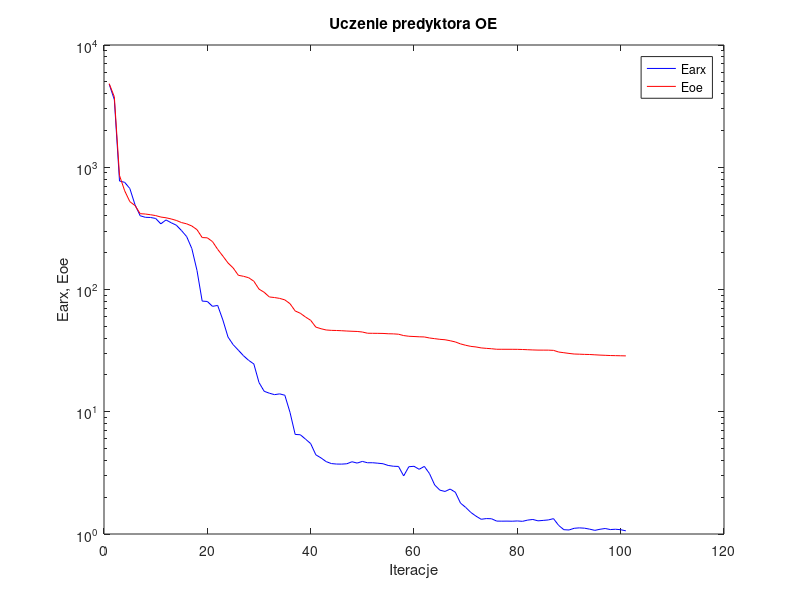
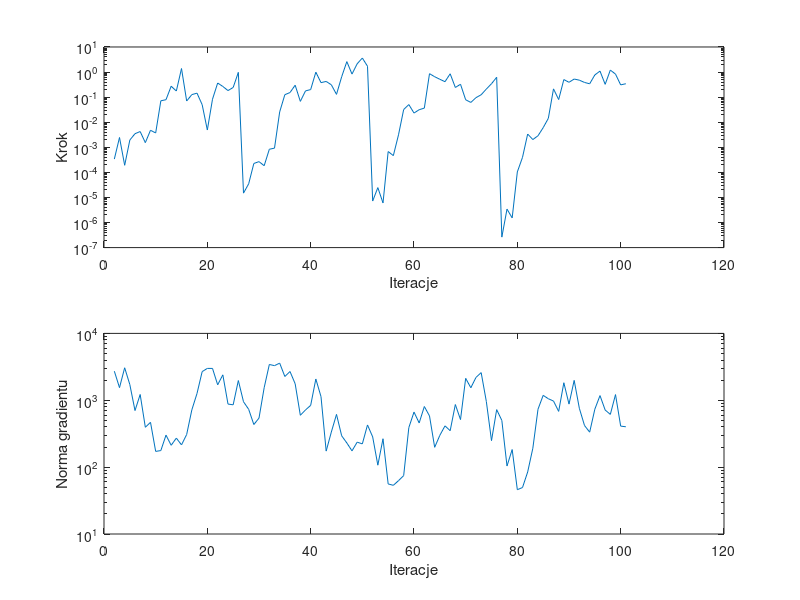

Reproduce these figures in MATLAB, in order.
%uczenie predyktora oe
clear all;
n=0; farx(n+1)=4.786317e+003; foe(n+1)=4.832948e+003; wspucz(n+1)=0.000000e+000; ng(n+1)=0.000000e+000;
%odnowa zmiennej metryki
n=1; farx(n+1)=3.573689e+003; foe(n+1)=3.767576e+003; krok(n+1)=3.395966e-004; ng(n+1)=2.719428e+003;
n=2; farx(n+1)=7.715071e+002; foe(n+1)=8.568911e+002; krok(n+1)=2.456077e-003; ng(n+1)=1.545245e+003;
n=3; farx(n+1)=7.526988e+002; foe(n+1)=6.420186e+002; krok(n+1)=1.915864e-004; ng(n+1)=3.061519e+003;
n=4; farx(n+1)=6.700479e+002; foe(n+1)=5.231399e+002; krok(n+1)=1.945210e-003; ng(n+1)=1.714512e+003;
n=5; farx(n+1)=4.938021e+002; foe(n+1)=4.862752e+002; krok(n+1)=3.485222e-003; ng(n+1)=7.014976e+002;
n=6; farx(n+1)=4.010599e+002; foe(n+1)=4.173075e+002; krok(n+1)=4.241720e-003; ng(n+1)=1.220046e+003;
n=7; farx(n+1)=3.895660e+002; foe(n+1)=4.143323e+002; krok(n+1)=1.532691e-003; ng(n+1)=3.944480e+002;
n=8; farx(n+1)=3.882987e+002; foe(n+1)=4.089361e+002; krok(n+1)=4.776032e-003; ng(n+1)=4.679000e+002;
n=9; farx(n+1)=3.812483e+002; foe(n+1)=4.023550e+002; krok(n+1)=3.722051e-003; ng(n+1)=1.719376e+002;
n=10; farx(n+1)=3.444648e+002; foe(n+1)=3.915030e+002; krok(n+1)=7.142563e-002; ng(n+1)=1.769059e+002;
n=11; farx(n+1)=3.707182e+002; foe(n+1)=3.860985e+002; krok(n+1)=7.903310e-002; ng(n+1)=3.007508e+002;
n=12; farx(n+1)=3.515978e+002; foe(n+1)=3.777323e+002; krok(n+1)=2.723382e-001; ng(n+1)=2.122085e+002;
n=13; farx(n+1)=3.357461e+002; foe(n+1)=3.671929e+002; krok(n+1)=1.752988e-001; ng(n+1)=2.716479e+002;
n=14; farx(n+1)=3.035137e+002; foe(n+1)=3.528411e+002; krok(n+1)=1.382959e+000; ng(n+1)=2.150975e+002;
n=15; farx(n+1)=2.708561e+002; foe(n+1)=3.445098e+002; krok(n+1)=6.995615e-002; ng(n+1)=3.078150e+002;
n=16; farx(n+1)=2.161847e+002; foe(n+1)=3.306867e+002; krok(n+1)=1.261373e-001; ng(n+1)=7.182370e+002;
n=17; farx(n+1)=1.430575e+002; foe(n+1)=3.086695e+002; krok(n+1)=1.439513e-001; ng(n+1)=1.262490e+003;
n=18; farx(n+1)=8.038997e+001; foe(n+1)=2.660435e+002; krok(n+1)=5.005537e-002; ng(n+1)=2.682954e+003;
n=19; farx(n+1)=7.981638e+001; foe(n+1)=2.646669e+002; krok(n+1)=4.880194e-003; ng(n+1)=2.994743e+003;
n=20; farx(n+1)=7.281984e+001; foe(n+1)=2.464442e+002; krok(n+1)=8.268560e-002; ng(n+1)=2.993234e+003;
n=21; farx(n+1)=7.409767e+001; foe(n+1)=2.130693e+002; krok(n+1)=3.655097e-001; ng(n+1)=1.702643e+003;
n=22; farx(n+1)=5.641823e+001; foe(n+1)=1.878322e+002; krok(n+1)=2.663672e-001; ng(n+1)=2.398617e+003;
n=23; farx(n+1)=4.086882e+001; foe(n+1)=1.649028e+002; krok(n+1)=1.827549e-001; ng(n+1)=8.773011e+002;
n=24; farx(n+1)=3.535802e+001; foe(n+1)=1.500764e+002; krok(n+1)=2.429329e-001; ng(n+1)=8.550499e+002;
n=25; farx(n+1)=3.189959e+001; foe(n+1)=1.307156e+002; krok(n+1)=9.725754e-001; ng(n+1)=1.972202e+003;
%odnowa zmiennej metryki
n=26; farx(n+1)=2.871170e+001; foe(n+1)=1.282365e+002; krok(n+1)=1.486954e-005; ng(n+1)=9.502654e+002;
n=27; farx(n+1)=2.632189e+001; foe(n+1)=1.248541e+002; krok(n+1)=3.498787e-005; ng(n+1)=7.323115e+002;
n=28; farx(n+1)=2.459903e+001; foe(n+1)=1.168727e+002; krok(n+1)=2.263251e-004; ng(n+1)=4.336572e+002;
n=29; farx(n+1)=1.734116e+001; foe(n+1)=1.007389e+002; krok(n+1)=2.681146e-004; ng(n+1)=5.411776e+002;
n=30; farx(n+1)=1.470296e+001; foe(n+1)=9.490422e+001; krok(n+1)=1.842068e-004; ng(n+1)=1.541704e+003;
n=31; farx(n+1)=1.418418e+001; foe(n+1)=8.690473e+001; krok(n+1)=8.351411e-004; ng(n+1)=3.428254e+003;
n=32; farx(n+1)=1.380030e+001; foe(n+1)=8.595023e+001; krok(n+1)=9.247269e-004; ng(n+1)=3.293760e+003;
n=33; farx(n+1)=1.400406e+001; foe(n+1)=8.458527e+001; krok(n+1)=2.567947e-002; ng(n+1)=3.590475e+003;
n=34; farx(n+1)=1.364669e+001; foe(n+1)=8.224466e+001; krok(n+1)=1.250522e-001; ng(n+1)=2.268108e+003;
n=35; farx(n+1)=9.886802e+000; foe(n+1)=7.655386e+001; krok(n+1)=1.525346e-001; ng(n+1)=2.691234e+003;
n=36; farx(n+1)=6.524076e+000; foe(n+1)=6.677923e+001; krok(n+1)=2.990259e-001; ng(n+1)=1.764208e+003;
n=37; farx(n+1)=6.483492e+000; foe(n+1)=6.390891e+001; krok(n+1)=6.774452e-002; ng(n+1)=5.961698e+002;
n=38; farx(n+1)=5.972982e+000; foe(n+1)=5.955517e+001; krok(n+1)=1.775417e-001; ng(n+1)=7.165091e+002;
n=39; farx(n+1)=5.488335e+000; foe(n+1)=5.596864e+001; krok(n+1)=2.002215e-001; ng(n+1)=8.391227e+002;
n=40; farx(n+1)=4.443363e+000; foe(n+1)=4.924432e+001; krok(n+1)=9.906032e-001; ng(n+1)=2.079342e+003;
n=41; farx(n+1)=4.191873e+000; foe(n+1)=4.777346e+001; krok(n+1)=3.785938e-001; ng(n+1)=1.133016e+003;
n=42; farx(n+1)=3.909916e+000; foe(n+1)=4.665642e+001; krok(n+1)=4.228235e-001; ng(n+1)=1.737390e+002;
n=43; farx(n+1)=3.768436e+000; foe(n+1)=4.632714e+001; krok(n+1)=3.106282e-001; ng(n+1)=3.348400e+002;
n=44; farx(n+1)=3.734457e+000; foe(n+1)=4.620670e+001; krok(n+1)=1.288588e-001; ng(n+1)=6.145039e+002;
n=45; farx(n+1)=3.730017e+000; foe(n+1)=4.600702e+001; krok(n+1)=6.480438e-001; ng(n+1)=2.942436e+002;
n=46; farx(n+1)=3.753839e+000; foe(n+1)=4.574424e+001; krok(n+1)=2.608981e+000; ng(n+1)=2.298851e+002;
n=47; farx(n+1)=3.900663e+000; foe(n+1)=4.554203e+001; krok(n+1)=8.316025e-001; ng(n+1)=1.751299e+002;
n=48; farx(n+1)=3.802883e+000; foe(n+1)=4.537361e+001; krok(n+1)=2.137416e+000; ng(n+1)=2.362834e+002;
n=49; farx(n+1)=3.924870e+000; foe(n+1)=4.489934e+001; krok(n+1)=3.629522e+000; ng(n+1)=2.227004e+002;
n=50; farx(n+1)=3.826757e+000; foe(n+1)=4.389265e+001; krok(n+1)=1.707324e+000; ng(n+1)=4.272839e+002;
%odnowa zmiennej metryki
n=51; farx(n+1)=3.827753e+000; foe(n+1)=4.382633e+001; krok(n+1)=7.172631e-006; ng(n+1)=2.835693e+002;
n=52; farx(n+1)=3.794399e+000; foe(n+1)=4.378894e+001; krok(n+1)=2.466737e-005; ng(n+1)=1.069573e+002;
n=53; farx(n+1)=3.756656e+000; foe(n+1)=4.371580e+001; krok(n+1)=6.019984e-006; ng(n+1)=2.657792e+002;
n=54; farx(n+1)=3.637114e+000; foe(n+1)=4.345650e+001; krok(n+1)=6.767654e-004; ng(n+1)=5.606485e+001;
n=55; farx(n+1)=3.584115e+000; foe(n+1)=4.336139e+001; krok(n+1)=4.651747e-004; ng(n+1)=5.347034e+001;
n=56; farx(n+1)=3.570052e+000; foe(n+1)=4.307655e+001; krok(n+1)=3.135616e-003; ng(n+1)=6.274719e+001;
n=57; farx(n+1)=2.985997e+000; foe(n+1)=4.199113e+001; krok(n+1)=3.203828e-002; ng(n+1)=7.468637e+001;
n=58; farx(n+1)=3.550810e+000; foe(n+1)=4.145491e+001; krok(n+1)=5.059367e-002; ng(n+1)=3.906035e+002;
n=59; farx(n+1)=3.580133e+000; foe(n+1)=4.125402e+001; krok(n+1)=2.320653e-002; ng(n+1)=6.658969e+002;
n=60; farx(n+1)=3.382619e+000; foe(n+1)=4.103805e+001; krok(n+1)=3.150760e-002; ng(n+1)=4.577452e+002;
n=61; farx(n+1)=3.573344e+000; foe(n+1)=4.091634e+001; krok(n+1)=3.650930e-002; ng(n+1)=8.066135e+002;
n=62; farx(n+1)=3.120238e+000; foe(n+1)=4.012661e+001; krok(n+1)=8.612093e-001; ng(n+1)=5.828103e+002;
n=63; farx(n+1)=2.518957e+000; foe(n+1)=3.961925e+001; krok(n+1)=6.522451e-001; ng(n+1)=1.979554e+002;
n=64; farx(n+1)=2.284520e+000; foe(n+1)=3.912508e+001; krok(n+1)=5.154350e-001; ng(n+1)=2.988735e+002;
n=65; farx(n+1)=2.228357e+000; foe(n+1)=3.881622e+001; krok(n+1)=4.128102e-001; ng(n+1)=4.140131e+002;
n=66; farx(n+1)=2.331317e+000; foe(n+1)=3.810371e+001; krok(n+1)=8.536620e-001; ng(n+1)=3.505491e+002;
n=67; farx(n+1)=2.196601e+000; foe(n+1)=3.724541e+001; krok(n+1)=2.427388e-001; ng(n+1)=8.633169e+002;
n=68; farx(n+1)=1.789504e+000; foe(n+1)=3.590136e+001; krok(n+1)=3.262230e-001; ng(n+1)=5.143773e+002;
n=69; farx(n+1)=1.650819e+000; foe(n+1)=3.497735e+001; krok(n+1)=7.841683e-002; ng(n+1)=2.126477e+003;
n=70; farx(n+1)=1.501066e+000; foe(n+1)=3.425819e+001; krok(n+1)=6.153853e-002; ng(n+1)=1.538721e+003;
n=71; farx(n+1)=1.400015e+000; foe(n+1)=3.388739e+001; krok(n+1)=9.547529e-002; ng(n+1)=2.197859e+003;
n=72; farx(n+1)=1.319710e+000; foe(n+1)=3.328714e+001; krok(n+1)=1.245141e-001; ng(n+1)=2.589458e+003;
n=73; farx(n+1)=1.337178e+000; foe(n+1)=3.300526e+001; krok(n+1)=2.097829e-001; ng(n+1)=9.586638e+002;
n=74; farx(n+1)=1.332859e+000; foe(n+1)=3.276938e+001; krok(n+1)=3.427774e-001; ng(n+1)=2.490614e+002;
n=75; farx(n+1)=1.275428e+000; foe(n+1)=3.245119e+001; krok(n+1)=6.182030e-001; ng(n+1)=7.243944e+002;
%odnowa zmiennej metryki
n=76; farx(n+1)=1.273661e+000; foe(n+1)=3.244020e+001; krok(n+1)=2.618307e-007; ng(n+1)=4.994938e+002;
n=77; farx(n+1)=1.274830e+000; foe(n+1)=3.243361e+001; krok(n+1)=3.430845e-006; ng(n+1)=1.039416e+002;
n=78; farx(n+1)=1.272443e+000; foe(n+1)=3.242552e+001; krok(n+1)=1.527265e-006; ng(n+1)=1.832304e+002;
n=79; farx(n+1)=1.278725e+000; foe(n+1)=3.239811e+001; krok(n+1)=1.043926e-004; ng(n+1)=4.599171e+001;
n=80; farx(n+1)=1.269737e+000; foe(n+1)=3.230521e+001; krok(n+1)=3.968650e-004; ng(n+1)=4.953610e+001;
n=81; farx(n+1)=1.299461e+000; foe(n+1)=3.216841e+001; krok(n+1)=3.378712e-003; ng(n+1)=8.464608e+001;
n=82; farx(n+1)=1.315026e+000; foe(n+1)=3.203348e+001; krok(n+1)=2.032662e-003; ng(n+1)=1.915638e+002;
n=83; farx(n+1)=1.281303e+000; foe(n+1)=3.193973e+001; krok(n+1)=2.883948e-003; ng(n+1)=7.348194e+002;
n=84; farx(n+1)=1.291834e+000; foe(n+1)=3.192974e+001; krok(n+1)=6.053639e-003; ng(n+1)=1.183860e+003;
n=85; farx(n+1)=1.303558e+000; foe(n+1)=3.191456e+001; krok(n+1)=1.427439e-002; ng(n+1)=1.054098e+003;
n=86; farx(n+1)=1.335392e+000; foe(n+1)=3.178300e+001; krok(n+1)=2.134155e-001; ng(n+1)=9.735755e+002;
n=87; farx(n+1)=1.175800e+000; foe(n+1)=3.080182e+001; krok(n+1)=8.005809e-002; ng(n+1)=6.818126e+002;
n=88; farx(n+1)=1.084688e+000; foe(n+1)=3.040520e+001; krok(n+1)=5.015999e-001; ng(n+1)=1.828315e+003;
n=89; farx(n+1)=1.078515e+000; foe(n+1)=3.000411e+001; krok(n+1)=3.903951e-001; ng(n+1)=8.757687e+002;
n=90; farx(n+1)=1.113744e+000; foe(n+1)=2.966877e+001; krok(n+1)=5.271762e-001; ng(n+1)=1.982923e+003;
n=91; farx(n+1)=1.122584e+000; foe(n+1)=2.957617e+001; krok(n+1)=4.747686e-001; ng(n+1)=7.592489e+002;
n=92; farx(n+1)=1.115875e+000; foe(n+1)=2.946254e+001; krok(n+1)=3.856870e-001; ng(n+1)=4.194378e+002;
n=93; farx(n+1)=1.095629e+000; foe(n+1)=2.939861e+001; krok(n+1)=3.403631e-001; ng(n+1)=3.335523e+002;
n=94; farx(n+1)=1.071191e+000; foe(n+1)=2.923245e+001; krok(n+1)=7.679697e-001; ng(n+1)=7.354975e+002;
n=95; farx(n+1)=1.093396e+000; foe(n+1)=2.907073e+001; krok(n+1)=1.092255e+000; ng(n+1)=1.174500e+003;
n=96; farx(n+1)=1.109006e+000; foe(n+1)=2.895310e+001; krok(n+1)=3.238984e-001; ng(n+1)=7.144876e+002;
n=97; farx(n+1)=1.087406e+000; foe(n+1)=2.883078e+001; krok(n+1)=1.199074e+000; ng(n+1)=6.151099e+002;
n=98; farx(n+1)=1.093772e+000; foe(n+1)=2.877100e+001; krok(n+1)=8.295027e-001; ng(n+1)=1.215893e+003;
n=99; farx(n+1)=1.084373e+000; foe(n+1)=2.871004e+001; krok(n+1)=3.080168e-001; ng(n+1)=4.106880e+002;
n=100; farx(n+1)=1.061356e+000; foe(n+1)=2.864563e+001; krok(n+1)=3.427774e-001; ng(n+1)=4.012928e+002;

figure; semilogy(farx,'b'); hold on; semilogy(foe,'r'); xlabel('Iteracje'); ylabel('Earx, Eoe'); legend('Earx','Eoe'); title('Uczenie predyktora OE');
figure; subplot(2,1,1); semilogy(krok); xlabel('Iteracje'); ylabel('Krok');
subplot(2,1,2); semilogy(ng); xlabel('Iteracje'); ylabel('Norma gradientu');
Earx=farx(n+1)
Eoe=foe(n+1)
